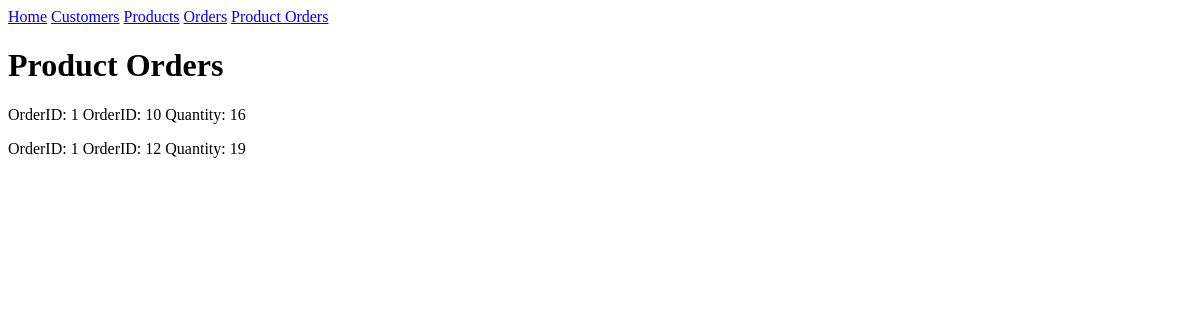
The page /product_orders on the database as committed earlier.
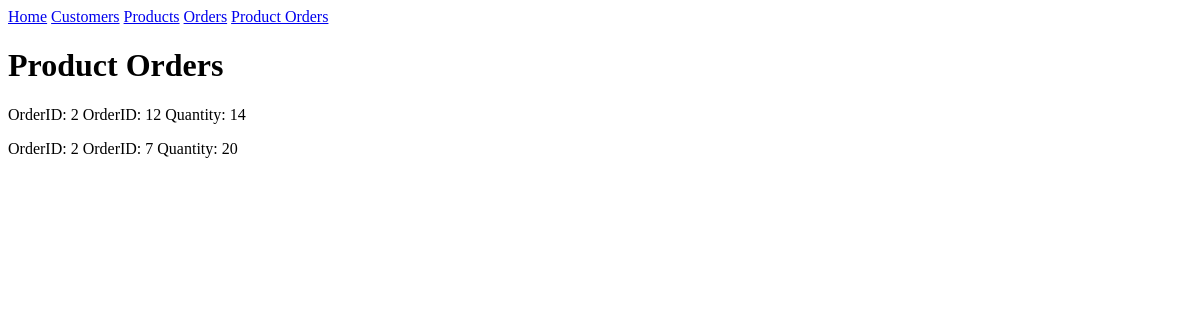
The same page on the database as committed later.
### models.py (models this page shows)
class ProductOrder(db.Model):
    id = mapped_column(Integer, primary_key=True)
    order_id = mapped_column(Integer, ForeignKey(Order.id), nullable=False)
    product_id = mapped_column(Integer, ForeignKey(Product.id), nullable=False)
    quantity = mapped_column(Integer, nullable=False)
    order = relationship("Order", back_populates="product_orders")
    product = relationship("Product", back_populates="product_orders")

### main.py (the view)
@app.route("/product_orders")
def show_product_orders():
    statement = db.select(ProductOrder).order_by(ProductOrder.quantity)
    records = db.session.execute(statement)
    product_orders = records.scalars()
    return render_template('product_orders.html', product_orders=product_orders)

### templates/product_orders.html
{% extends "base.html" %}
{% block content %}
<h1>Product Orders</h1>
{% for product_order in product_orders %}
<p>
    <span>OrderID: {{ product_order.order_id }}</span>
    <span>OrderID: {{ product_order.product_id }}</span>
    <span>Quantity: {{ product_order.quantity }}</span>
</p>
{% endfor %}
{% endblock %}

### templates/base.html (shortened to what this page needs)
<!doctype html>
<html lang="en">
    <head>
    </head>
    <body>
        <nav>
            <a href="/">Home</a>
            <a href="/customers">Customers</a>
            <a href="/products">Products</a>
            <a href="/orders">Orders</a>
            <a href="/product_orders">Product Orders</a>
        </nav>
        {% block content %}
        {% endblock %}
    </body>
</html>

Rows that differ between the two databases and show on the page:
removed ProductOrder: order_id "1", product_id "10", quantity "16"
removed ProductOrder: order_id "1", product_id "12", quantity "19"
added ProductOrder: order_id "2", product_id "12", quantity "14"
added ProductOrder: order_id "2", product_id "7", quantity "20"
